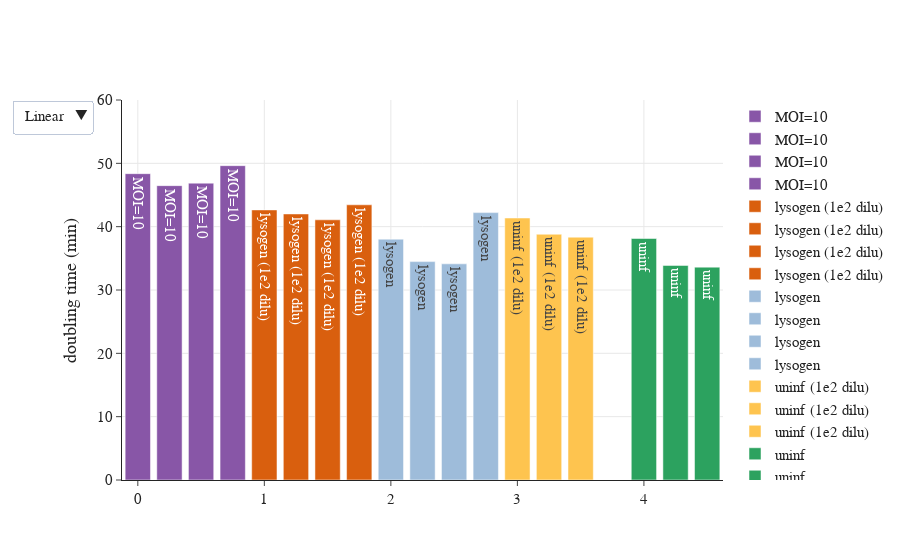

Notebook source saved alongside this figure:
### Code cell
fig = go.Figure()
k = 0;
labels = ['MOI=10','lysogen (1e2 dilu)','lysogen','uninf (1e2 dilu)','uninf']; 
colors = ['#8856a7','#d95f0e','#9ebcda','#fec44f','#2ca25f','#99d8c9'];
for i in (inf, lyso_dilu, lyso, uninf_dilu, uninf):
    growth_rate_all = np.array([]);
    for kk in range(0,len(i)):
        fig.add_trace(go.Bar(
            x=[k+kk*0.25], y=[sample_d[i[kk]].growth_rate],
            text=labels[k],
            name=labels[k],
            marker_color=colors[k],
            textposition='auto',
    ))
#    plt.bar(k, growth_rate_mean, yerr=growth_rate_err, color = colors[k],label=labels[k])
    k = k+1; 

    
fig.update_layout(font_family="arial",\
#                  xaxis_title='MOI',\
                  yaxis_title='doubling time (min)',\
                  updatemenus=[dict(\
                       buttons=[\
                                dict(label="Linear",  method="relayout", args=[{"yaxis.type": "linear"}]),\
                                dict(label="Log", method="relayout", args=[{"yaxis.type": "log"}]),\
                               ])])

fig.update_xaxes(showgrid=True)
fig.update_yaxes(showgrid=True)


fig.update_yaxes(range=[0,60])
fig.layout.font.family = 'Arial'; fig.layout.font.size = 15

fig.show()
fig.write_html("data_211105/06_doubling_time_ind_bar.html")

### Figure 1 — Plotly figure (JSON) as saved in the notebook; plotly's stock layout.template omitted (floating-point values rounded to 4 significant figures)
{"data": [{"marker": {"color": "#8856a7"}, "name": "MOI=10", "text": "MOI=10", "textposition": "auto", "type": "bar", "x": [0], "y": [48.37]}, {"marker": {"color": "#8856a7"}, "name": "MOI=10", "text": "MOI=10", "textposition": "auto", "type": "bar", "x": [0.25], "y": [46.48]}, {"marker": {"color": "#8856a7"}, "name": "MOI=10", "text": "MOI=10", "textposition": "auto", "type": "bar", "x": [0.5], "y": [46.87]}, {"marker": {"color": "#8856a7"}, "name": "MOI=10", "text": "MOI=10", "textposition": "auto", "type": "bar", "x": [0.75], "y": [49.63]}, {"marker": {"color": "#d95f0e"}, "name": "lysogen (1e2 dilu)", "text": "lysogen (1e2 dilu)", "textposition": "auto", "type": "bar", "x": [1], "y": [42.64]}, {"marker": {"color": "#d95f0e"}, "name": "lysogen (1e2 dilu)", "text": "lysogen (1e2 dilu)", "textposition": "auto", "type": "bar", "x": [1.25], "y": [42.01]}, {"marker": {"color": "#d95f0e"}, "name": "lysogen (1e2 dilu)", "text": "lysogen (1e2 dilu)", "textposition": "auto", "type": "bar", "x": [1.5], "y": [41.08]}, {"marker": {"color": "#d95f0e"}, "name": "lysogen (1e2 dilu)", "text": "lysogen (1e2 dilu)", "textposition": "auto", "type": "bar", "x": [1.75], "y": [43.45]}, {"marker": {"color": "#9ebcda"}, "name": "lysogen", "text": "lysogen", "textposition": "auto", "type": "bar", "x": [2], "y": [38.03]}, {"marker": {"color": "#9ebcda"}, "name": "lysogen", "text": "lysogen", "textposition": "auto", "type": "bar", "x": [2.25], "y": [34.48]}, {"marker": {"color": "#9ebcda"}, "name": "lysogen", "text": "lysogen", "textposition": "auto", "type": "bar", "x": [2.5], "y": [34.13]}, {"marker": {"color": "#9ebcda"}, "name": "lysogen", "text": "lysogen", "textposition": "auto", "type": "bar", "x": [2.75], "y": [42.22]}, {"marker": {"color": "#fec44f"}, "name": "uninf (1e2 dilu)", "text": "uninf (1e2 dilu)", "textposition": "auto", "type": "bar", "x": [3], "y": [41.37]}, {"marker": {"color": "#fec44f"}, "name": "uninf (1e2 dilu)", "text": "uninf (1e2 dilu)", "textposition": "auto", "type": "bar", "x": [3.25], "y": [38.8]}, {"marker": {"color": "#fec44f"}, "name": "uninf (1e2 dilu)", "text": "uninf (1e2 dilu)", "textposition": "auto", "type": "bar", "x": [3.5], "y": [38.34]}, {"marker": {"color": "#2ca25f"}, "name": "uninf", "text": "uninf", "textposition": "auto", "type": "bar", "x": [4], "y": [38.13]}, {"marker": {"color": "#2ca25f"}, "name": "uninf", "text": "uninf", "textposition": "auto", "type": "bar", "x": [4.25], "y": [33.88]}, {"marker": {"color": "#2ca25f"}, "name": "uninf", "text": "uninf", "textposition": "auto", "type": "bar", "x": [4.5], "y": [33.61]}], "layout": {"font": {"family": "Arial", "size": 15}, "updatemenus": [{"buttons": [{"args": [{"yaxis.type": "linear"}], "label": "Linear", "method": "relayout"}, {"args": [{"yaxis.type": "log"}], "label": "Log", "method": "relayout"}]}], "xaxis": {"showgrid": true}, "yaxis": {"range": [0, 60], "showgrid": true, "title": {"text": "doubling time (min)"}}}}
